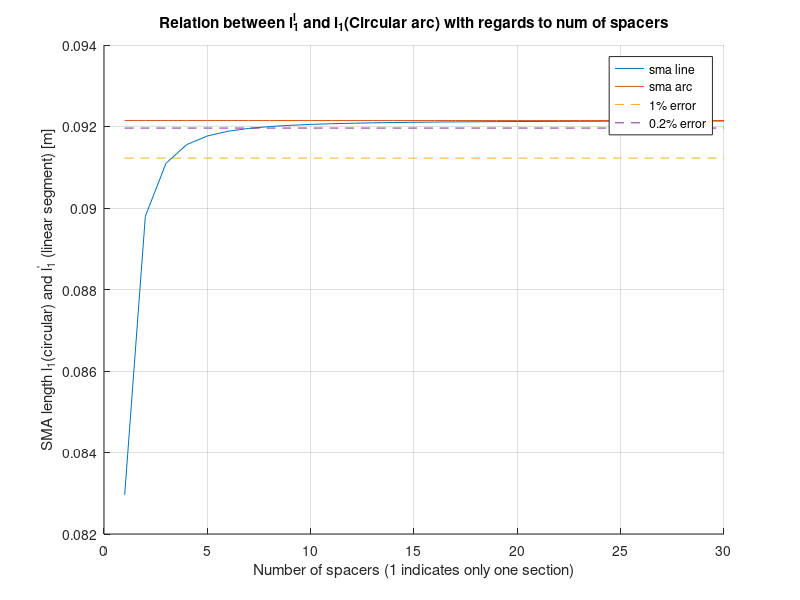

Here is the MATLAB script that generated this plot: (Note: this script raises an error after producing the figure.)
clear
clc
%% Parameters
l_nf = 0.1;    % 0.1m
d = 0.005;

%% Unguided(circular arc) vs guided(piecewise linear segments) sma wires
beta = deg2rad(90);    % target angle
l_1 = l_nf - d*beta;
angle_arr = [];
lin_sma_arr = [];
num_spacers = [];
l_1_arr = [];
percent_err = l_1 - (1*l_1/100);
percent_err_line = [];
point_per_err = l_1 - (0.2*l_1/100);
point_per_line = [];
target_beta = [];
ang_percent_err = rad2deg(beta) + (1*rad2deg(beta)/100);
ang_percent_err_line = [];
ang_point_per_err = rad2deg(beta) + (0.2*rad2deg(beta)/100);
ang_point_per_line = [];
% error_line = [];
% zero_line = [];

for n = 1:1:30
    l_1_prime = (l_1*2*n*sin(beta/(2*n)))/beta;
    beta_actual = (l_nf - l_1_prime)/d;
    lin_sma_arr = [lin_sma_arr l_1_prime];
    angle_arr = [angle_arr rad2deg(beta_actual)];
    num_spacers = [num_spacers n];
    l_1_arr = [l_1_arr l_1];
    percent_err_line = [percent_err_line percent_err];
    point_per_line = [point_per_line point_per_err];
    target_beta = [target_beta rad2deg(beta)];
    ang_percent_err_line = [ang_percent_err_line ang_percent_err];
    ang_point_per_line = [ang_point_per_line ang_point_per_err];
%     error_line = [error_line (((l_1_prime-l_1)/l_1)*100)];
%     zero_line = [zero_line 0];
end

figure(1); hold on
plot(num_spacers, lin_sma_arr, num_spacers, l_1_arr,...
    num_spacers, percent_err_line, '--', ...
    num_spacers, point_per_line, '--')
grid on
xlabel("Number of spacers (1 indicates only one section)")
ylabel("SMA length l_1(circular) and l_1^' (linear segment) [m]")
title("Relation between l_1^l and l_1(Circular arc) with regards to num of spacers")
lgd = legend('sma line', 'sma arc', '1% error', '0.2% error');
lgd.Location = 'southeast';
hold off 
saveas(gcf, '../Images/linear_circular_length_diff.png')

% figure(2); hold on
% plot(num_spacers, error_line, num_spacers, zero_line,...
%     num_spacers, percent_err_line, '--', ...
%     num_spacers, point_per_line, '--')
% grid on
% xlabel("Number of spacers (1 indicates only one section)")
% ylabel("Percent error")
% title("Relation between l_1^l and l_1(Circular arc) with regards to num of spacers")
% legend('sma line', 'sma arc', '1% error', '0.2% error')
% hold off 

figure(3); hold on
plot(num_spacers, angle_arr, num_spacers, target_beta, ...
    num_spacers, ang_percent_err_line, '--', ...
    num_spacers, ang_point_per_line, '--')
grid on
xlabel("Number of spacers (1 indicates only one section)")
ylabel("Angle of section [deg]")
title("Relation between target angle and actual angle with regards to num of spacers")
legend('sma line', 'sma arc', '1% error', '0.2% error')
hold off 
saveas(gcf, '../Images/linear_circular_angle_diff.png')

%% Workspace plot
points_arr = [];
for l_1 = 0.0686:0.0001:0.1314   % Corresponds to +2pi and -2pi
    T = FKineSMA(l_1, d, l_nf);
    points_arr = [points_arr; [T(1, 4), T(3, 4)]];
end
figure(4); hold on
plot(points_arr(:, 1), points_arr(:, 2), 'x')
grid on
axis equal
xlabel("x [m]")
ylabel("z [m]")
title("Workspace of continuum arm (Constant curvature)")
hold off
saveas(gcf, '../Images/workspace.png')

%% Curve fitting to derive equation

l_nf = 0.1;
d = 0.005;
n = 10;

alpha_list = [];
l_1_list = [];

for alpha = -2*pi:pi/100:2*pi
    alpha_list = [alpha_list alpha];
    if alpha == 0
        l_1_prime = l_nf;
    else
        l_1_prime = ((l_nf-(alpha*d))*2*n*sin(alpha/(2*n)))/alpha;
    end
    l_1_list = [l_1_list l_1_prime];
end
figure; hold on
plot(l_1_list, alpha_list, '.')
grid on
hold off